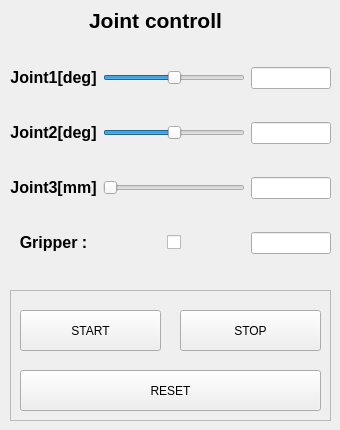
     <widget class="QWidget" name="mode1_3">
      <attribute name="title">
       <string>1</string>
      </attribute>
      <widget class="QLabel" name="label_99">
       <property name="geometry">
        <rect>
         <x>70</x>
         <y>0</y>
         <width>171</width>
         <height>41</height>
        </rect>
       </property>
       <property name="text">
        <string>&lt;html&gt;&lt;head/&gt;&lt;body&gt;&lt;p align=&quot;center&quot;&gt;&lt;span style=&quot; font-size:16pt; font-weight:600;&quot;&gt;Joint controll&lt;/span&gt;&lt;/p&gt;&lt;/body&gt;&lt;/html&gt;</string>
       </property>
      </widget>
      <widget class="QWidget" name="gridLayoutWidget_11">
       <property name="geometry">
        <rect>
         <x>10</x>
         <y>40</y>
         <width>321</width>
         <height>241</height>
        </rect>
       </property>
       <layout class="QGridLayout" name="gridLayout_11">
        <item row="3" column="1" alignment="Qt::AlignHCenter">
         <widget class="QCheckBox" name="jointControl_Gripper_Checkbox_3">
          <property name="maximumSize">
           <size>
            <width>50</width>
            <height>16777215</height>
           </size>
          </property>
          <property name="layoutDirection">
           <enum>Qt::LeftToRight</enum>
          </property>
          <property name="autoFillBackground">
           <bool>false</bool>
          </property>
          <property name="text">
           <string/>
          </property>
          <property name="checked">
           <bool>false</bool>
          </property>
          <property name="tristate">
           <bool>false</bool>
          </property>
         </widget>
        </item>
        <item row="1" column="1">
         <widget class="QSlider" name="jointControl_J2_Slider_3">
          <property name="minimum">
           <number>-157</number>
          </property>
          <property name="maximum">
           <number>157</number>
          </property>
          <property name="orientation">
           <enum>Qt::Horizontal</enum>
          </property>
         </widget>
        </item>
        <item row="2" column="1">
         <widget class="QSlider" name="jointControl_J3_Slider_3">
          <property name="minimum">
           <number>0</number>
          </property>
          <property name="maximum">
           <number>4</number>
          </property>
          <property name="orientation">
           <enum>Qt::Horizontal</enum>
          </property>
         </widget>
        </item>
        <item row="3" column="0">
         <widget class="QLabel" name="label_122">
          <property name="text">
           <string>&lt;html&gt;&lt;head/&gt;&lt;body&gt;&lt;p align=&quot;center&quot;&gt;&lt;span style=&quot; font-size:12pt; font-weight:600;&quot;&gt;Gripper :&lt;/span&gt;&lt;/p&gt;&lt;/body&gt;&lt;/html&gt;</string>
          </property>
         </widget>
        </item>
        <item row="1" column="0">
         <widget class="QLabel" name="label_123">
          <property name="text">
           <string>&lt;html&gt;&lt;head/&gt;&lt;body&gt;&lt;p align=&quot;center&quot;&gt;&lt;span style=&quot; font-size:12pt; font-weight:600;&quot;&gt;Joint2[deg]&lt;/span&gt;&lt;/p&gt;&lt;/body&gt;&lt;/html&gt;</string>
          </property>
         </widget>
        </item>
        <item row="2" column="0">
         <widget class="QLabel" name="label_124">
          <property name="text">
           <string>&lt;html&gt;&lt;head/&gt;&lt;body&gt;&lt;p align=&quot;center&quot;&gt;&lt;span style=&quot; font-size:12pt; font-weight:600;&quot;&gt;Joint3[mm]&lt;/span&gt;&lt;/p&gt;&lt;/body&gt;&lt;/html&gt;</string>
          </property>
         </widget>
        </item>
        <item row="0" column="1">
         <widget class="QSlider" name="jointControl_J1_Slider_3">
          <property name="minimum">
           <number>-157</number>
          </property>
          <property name="maximum">
           <number>157</number>
          </property>
          <property name="orientation">
           <enum>Qt::Horizontal</enum>
          </property>
         </widget>
        </item>
        <item row="0" column="0">
         <widget class="QLabel" name="label_125">
          <property name="text">
           <string>&lt;html&gt;&lt;head/&gt;&lt;body&gt;&lt;p align=&quot;center&quot;&gt;&lt;span style=&quot; font-size:12pt; font-weight:600;&quot;&gt;Joint1[deg]&lt;/span&gt;&lt;/p&gt;&lt;/body&gt;&lt;/html&gt;</string>
          </property>
         </widget>
        </item>
        <item row="0" column="2">
         <widget class="QLineEdit" name="jointControl_J1_LineEdit">
          <property name="maximumSize">
           <size>
            <width>80</width>
            <height>16777215</height>
           </size>
          </property>
         </widget>
        </item>
        <item row="1" column="2">
         <widget class="QLineEdit" name="jointControl_J2_LineEdit">
          <property name="maximumSize">
           <size>
            <width>80</width>
            <height>16777215</height>
           </size>
          </property>
         </widget>
        </item>
        <item row="2" column="2">
         <widget class="QLineEdit" name="jointControl_J3_LineEdit">
          <property name="maximumSize">
           <size>
            <width>80</width>
            <height>16777215</height>
           </size>
          </property>
         </widget>
        </item>
        <item row="3" column="2">
         <widget class="QLineEdit" name="jointControl_gripper_LineEdit">
          <property name="maximumSize">
           <size>
            <width>80</width>
            <height>16777215</height>
           </size>
          </property>
         </widget>
        </item>
       </layout>
      </widget>
      <widget class="QFrame" name="frame_8">
       <property name="geometry">
        <rect>
         <x>10</x>
         <y>290</y>
         <width>321</width>
         <height>131</height>
        </rect>
       </property>
       <property name="frameShape">
        <enum>QFrame::StyledPanel</enum>
       </property>
       <property name="frameShadow">
        <enum>QFrame::Raised</enum>
       </property>
       <widget class="QPushButton" name="jointControl_Stop_PushButton_4">
        <property name="geometry">
         <rect>
          <x>170</x>
          <y>20</y>
          <width>141</width>
          <height>41</height>
         </rect>
        </property>
        <property name="text">
         <string>STOP</string>
        </property>
       </widget>
       <widget class="QPushButton" name="jointControl_Start_PushButton_3">
        <property name="geometry">
         <rect>
          <x>10</x>
          <y>20</y>
          <width>141</width>
          <height>41</height>
         </rect>
        </property>
        <property name="text">
         <string>START</string>
        </property>
       </widget>
       <widget class="QPushButton" name="jointControl_Reset_PushButton_3">
        <property name="geometry">
         <rect>
          <x>10</x>
          <y>80</y>
          <width>301</width>
          <height>41</height>
         </rect>
        </property>
        <property name="text">
         <string>RESET</string>
        </property>
       </widget>
      </widget>
     </widget>
